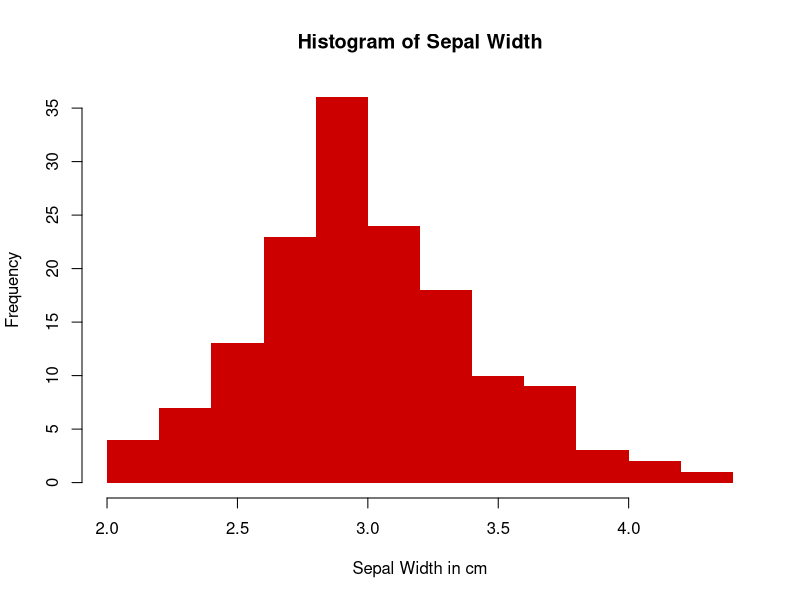
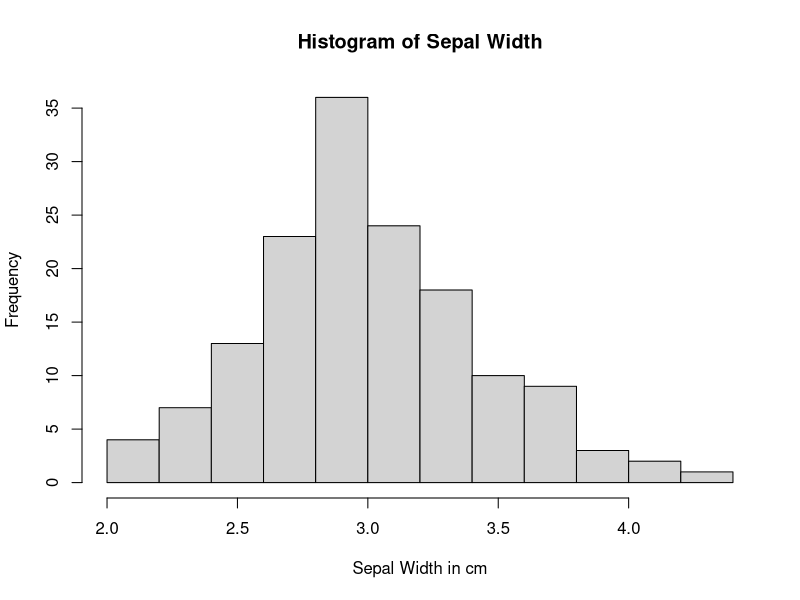

R code for these plots, in order:
2 + 2
1 : 100
print("Hello World!")
a <- 1
2 -> b
c  <- d <- e <- 3
x <- c(1, 2, 5, 9)
x
0 : 10
10 : 0
seq(10)
seq(20, -10, by = -3)
(y <- c(5, 1, 0, 10))
x
log(100)
log10(100)
n1 <- 15
n1
typeof(n1)

c1 <- "c"
c1
typeof(c1)

c2 <- "String of text"
c2
typeof(c2)
l1 <- TRUE
l1
typeof(l1)

v1 <- c(1, 2, 3, 4, 5)
v1
is.vector(v1)

m1 <- matrix(c(T, T, F, F, T, F), nrow = 2)
m1
m2 <- matrix(c("a", "b", "c", "d"), nrow = 2, byrow = T)
m2

a1 <- array(c(1:24), c(4,3,2))
a1


# Sushil ####################



# Shakya #########################



# Sukai ###################################

?iris
df <- iris
head(df)

hist(df$Sepal.Width, col = "#CD0000", 
     border = NA, 
     main = "Histogram of Sepal Width", 
     xlab = "Sepal Width in cm"
     )

hist(df$Sepal.Width,
     main = "Histogram of Sepal Width", 
     xlab = "Sepal Width in cm"
)

# Sushil ###################
## Shakya ===============================================
### Sukai -------------------------------------------

